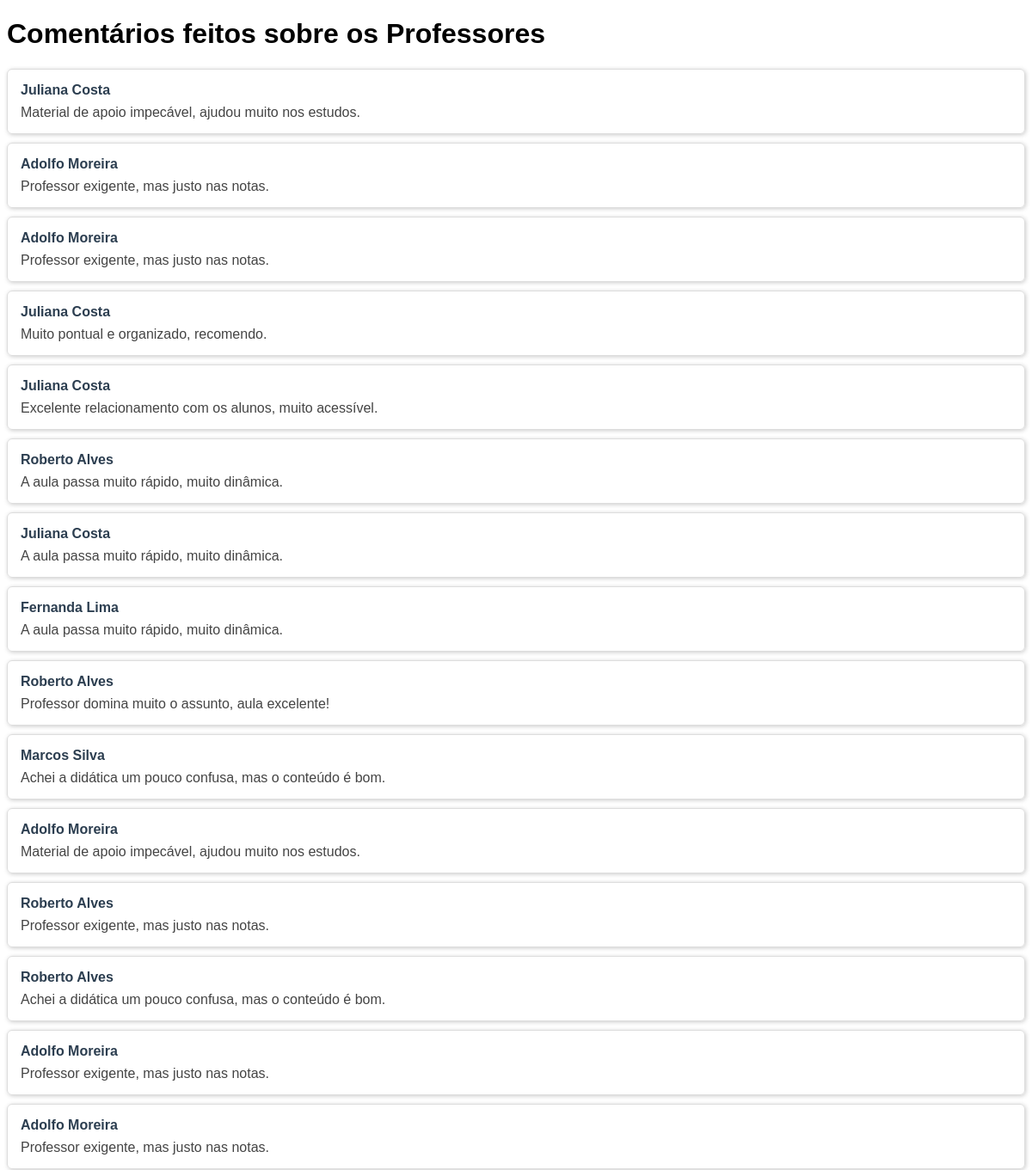
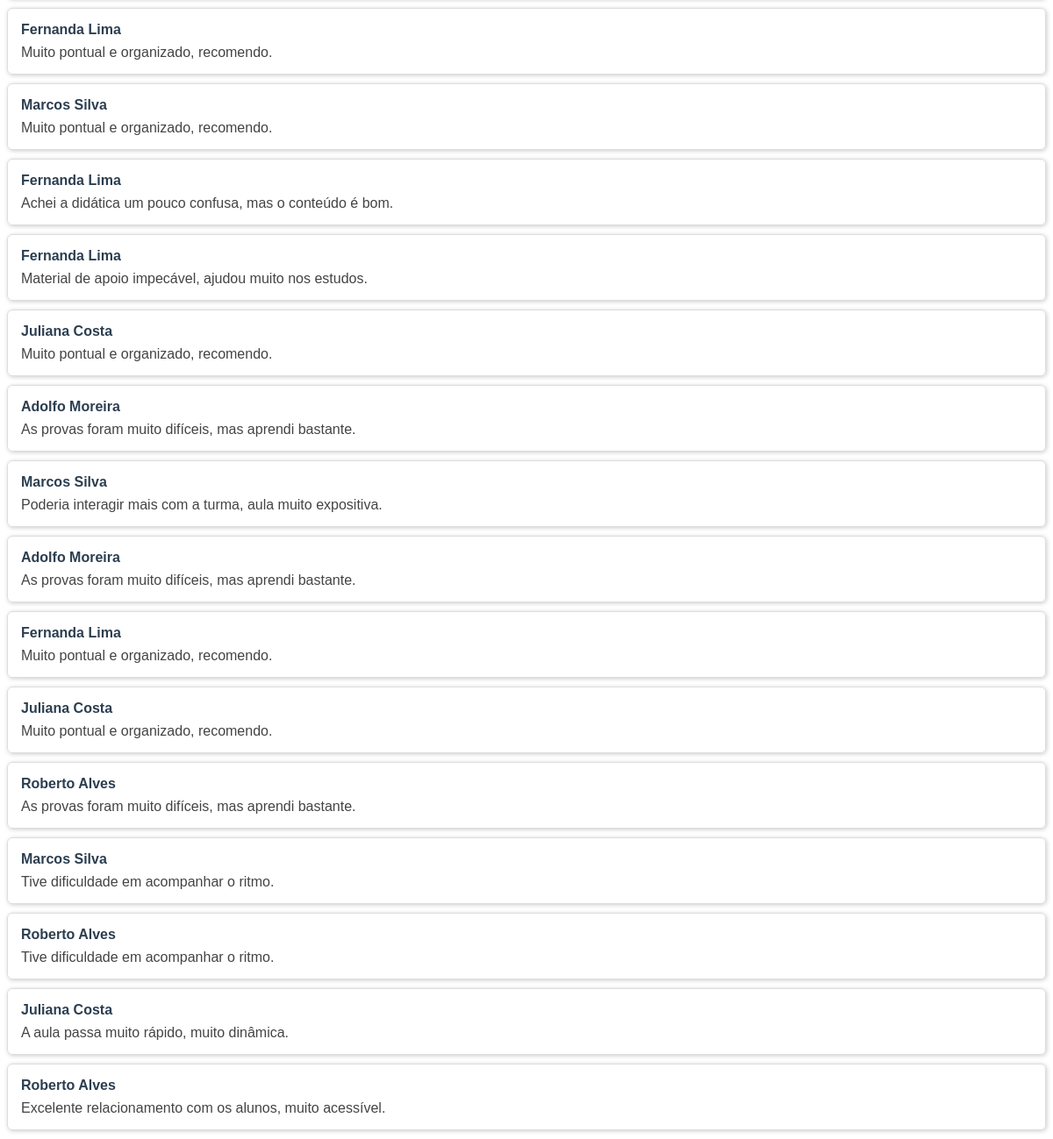
Screenshot of /comentarios/ (signed in) with the database file from the repository (2 pictures, top to bottom).
### avaliacoes/models.py (models this page shows, shortened)
class Avaliacao(models.Model):
    aluno = models.ForeignKey('Aluno', on_delete=models.CASCADE, related_name='avaliacoes_feitas', null=True)
    disciplina_pessoa = models.ForeignKey(DisciplinaPessoa, on_delete=models.CASCADE, null=True, blank=True, related_name='avaliacoes')
    data_avaliacao = models.DateTimeField(auto_now_add=True)
    comentario = models.TextField(null=True, blank=True)
    class Meta:
        unique_together = ('disciplina_pessoa', 'aluno')

class DisciplinaPessoa(models.Model):
    STATUS_CHOICES = [
        ('ativo', 'Ativo'),
        ('inativo', 'Inativo'),
    ]
    disciplina = models.ForeignKey('Materia', on_delete=models.CASCADE)
    pessoa = models.ForeignKey('CustomUser', on_delete=models.CASCADE, related_name='disciplinas_pessoa')
    status = models.CharField(max_length=20, choices=STATUS_CHOICES, default='ativo')
    class Meta:
        unique_together = ('disciplina', 'pessoa')

class CustomUser(AbstractUser):
    USER_TYPE_CHOICES = (
        ('aluno', 'Aluno'),
        ('professor', 'Professor'),
        ('admin', 'Administrador'),
    )
    user_type = models.CharField(max_length=20, choices=USER_TYPE_CHOICES, default='aluno')
    cpf = models.CharField(max_length=11, unique=True)
    data_nascimento = models.DateField(null=True, blank=True)

### avaliacoes/views.py (the view)
# urls.py: path('comentarios/', views.lista_comentarios, name='lista_comentarios'),
@login_required(login_url='login')
def lista_comentarios(request):
    comentarios = Avaliacao.objects.filter(
        comentario__isnull=False
    ).exclude(
        comentario=''
    ).select_related(
        'disciplina_pessoa__pessoa'
    )
    return render(request, 'avaliacoes/lista_comentarios.html', {'comentarios': comentarios})

### avaliacoes/templates/avaliacoes/lista_comentarios.html (shortened to what this page needs)
<!DOCTYPE html>
<html>
<head>
</head>
<body>
    <h1>Comentários feitos sobre os Professores</h1>
    {% if comentarios %}
        {% for c in comentarios %}
        <div class="comentario">
            <div class="professor-nome">{{ c.disciplina_pessoa.pessoa.get_full_name }}</div>
            <div class="comentario-texto">{{ c.comentario }}</div>
        </div>
        {% endfor %}
    {% else %}
        <p>Nenhum comentário cadastrado ainda.</p>
    {% endif %}
</body>
</html>

### avaliacoes/templates/avaliacoes/lista_comentarios.html (style rules this page uses)
body { font-family: Arial, sans-serif; }
.comentario { border: 1px solid #ddd; border-radius: 6px; padding: 15px; margin: 10px 0; box-shadow: 1px 1px 5px #ccc; }
.professor-nome { font-weight: bold; color: #2c3e50; margin-bottom: 8px; }
.comentario-texto { font-size: 1em; color: #444; }

### rows the page displays
Avaliacao: disciplina_pessoa.pessoa.get_full_name "Juliana Costa", comentario "Material de apoio impecável, ajudou muito nos estudos."
Avaliacao: disciplina_pessoa.pessoa.get_full_name "Adolfo Moreira", comentario "Professor exigente, mas justo nas notas."
Avaliacao: disciplina_pessoa.pessoa.get_full_name "Adolfo Moreira", comentario "Professor exigente, mas justo nas notas."
Avaliacao: disciplina_pessoa.pessoa.get_full_name "Juliana Costa", comentario "Muito pontual e organizado, recomendo."
Avaliacao: disciplina_pessoa.pessoa.get_full_name "Juliana Costa", comentario "Excelente relacionamento com os alunos, muito acessível."
Avaliacao: disciplina_pessoa.pessoa.get_full_name "Roberto Alves", comentario "A aula passa muito rápido, muito dinâmica."
Avaliacao: disciplina_pessoa.pessoa.get_full_name "Juliana Costa", comentario "A aula passa muito rápido, muito dinâmica."
Avaliacao: disciplina_pessoa.pessoa.get_full_name "Fernanda Lima", comentario "A aula passa muito rápido, muito dinâmica."
Avaliacao: disciplina_pessoa.pessoa.get_full_name "Roberto Alves", comentario "Professor domina muito o assunto, aula excelente!"
Avaliacao: disciplina_pessoa.pessoa.get_full_name "Marcos Silva", comentario "Achei a didática um pouco confusa, mas o conteúdo é bom."
Avaliacao: disciplina_pessoa.pessoa.get_full_name "Adolfo Moreira", comentario "Material de apoio impecável, ajudou muito nos estudos."
Avaliacao: disciplina_pessoa.pessoa.get_full_name "Roberto Alves", comentario "Professor exigente, mas justo nas notas."
Avaliacao: disciplina_pessoa.pessoa.get_full_name "Roberto Alves", comentario "Achei a didática um pouco confusa, mas o conteúdo é bom."
Avaliacao: disciplina_pessoa.pessoa.get_full_name "Adolfo Moreira", comentario "Professor exigente, mas justo nas notas."
Avaliacao: disciplina_pessoa.pessoa.get_full_name "Adolfo Moreira", comentario "Professor exigente, mas justo nas notas."
Avaliacao: disciplina_pessoa.pessoa.get_full_name "Fernanda Lima", comentario "Muito pontual e organizado, recomendo."
Avaliacao: disciplina_pessoa.pessoa.get_full_name "Marcos Silva", comentario "Muito pontual e organizado, recomendo."
Avaliacao: disciplina_pessoa.pessoa.get_full_name "Fernanda Lima", comentario "Achei a didática um pouco confusa, mas o conteúdo é bom."
Avaliacao: disciplina_pessoa.pessoa.get_full_name "Fernanda Lima", comentario "Material de apoio impecável, ajudou muito nos estudos."
Avaliacao: disciplina_pessoa.pessoa.get_full_name "Juliana Costa", comentario "Muito pontual e organizado, recomendo."
Avaliacao: disciplina_pessoa.pessoa.get_full_name "Adolfo Moreira", comentario "As provas foram muito difíceis, mas aprendi bastante."
Avaliacao: disciplina_pessoa.pessoa.get_full_name "Marcos Silva", comentario "Poderia interagir mais com a turma, aula muito expositiva."
Avaliacao: disciplina_pessoa.pessoa.get_full_name "Adolfo Moreira", comentario "As provas foram muito difíceis, mas aprendi bastante."
Avaliacao: disciplina_pessoa.pessoa.get_full_name "Fernanda Lima", comentario "Muito pontual e organizado, recomendo."
Avaliacao: disciplina_pessoa.pessoa.get_full_name "Juliana Costa", comentario "Muito pontual e organizado, recomendo."
Avaliacao: disciplina_pessoa.pessoa.get_full_name "Roberto Alves", comentario "As provas foram muito difíceis, mas aprendi bastante."
Avaliacao: disciplina_pessoa.pessoa.get_full_name "Marcos Silva", comentario "Tive dificuldade em acompanhar o ritmo."
Avaliacao: disciplina_pessoa.pessoa.get_full_name "Roberto Alves", comentario "Tive dificuldade em acompanhar o ritmo."
Avaliacao: disciplina_pessoa.pessoa.get_full_name "Juliana Costa", comentario "A aula passa muito rápido, muito dinâmica."
Avaliacao: disciplina_pessoa.pessoa.get_full_name "Roberto Alves", comentario "Excelente relacionamento com os alunos, muito acessível."
